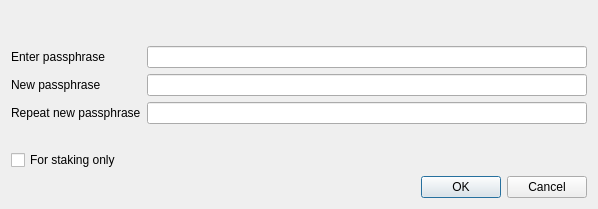
<?xml version="1.0" encoding="UTF-8"?>
<ui version="4.0">
 <class>AskPassphraseDialog</class>
 <widget class="QDialog" name="AskPassphraseDialog">
  <property name="geometry">
   <rect>
    <x>0</x>
    <y>0</y>
    <width>598</width>
    <height>209</height>
   </rect>
  </property>
  <property name="sizePolicy">
   <sizepolicy hsizetype="Preferred" vsizetype="Minimum">
    <horstretch>0</horstretch>
    <verstretch>0</verstretch>
   </sizepolicy>
  </property>
  <property name="minimumSize">
   <size>
    <width>550</width>
    <height>0</height>
   </size>
  </property>
  <property name="windowTitle">
   <string>Passphrase Dialog</string>
  </property>
  <property name="autoFillBackground">
   <bool>true</bool>
  </property>
  <property name="locale">
   <locale language="English" country="UnitedStates"/>
  </property>
  <layout class="QVBoxLayout" name="verticalLayout">
   <item>
    <widget class="QLabel" name="warningLabel">
     <property name="textFormat">
      <enum>Qt::RichText</enum>
     </property>
     <property name="wordWrap">
      <bool>true</bool>
     </property>
    </widget>
   </item>
   <item>
    <layout class="QFormLayout" name="formLayout">
     <property name="fieldGrowthPolicy">
      <enum>QFormLayout::AllNonFixedFieldsGrow</enum>
     </property>
     <item row="0" column="0">
      <widget class="QLabel" name="passLabel1">
       <property name="text">
        <string>Enter passphrase</string>
       </property>
      </widget>
     </item>
     <item row="0" column="1">
      <widget class="QLineEdit" name="passEdit1">
       <property name="echoMode">
        <enum>QLineEdit::Password</enum>
       </property>
      </widget>
     </item>
     <item row="1" column="0">
      <widget class="QLabel" name="passLabel2">
       <property name="text">
        <string>New passphrase</string>
       </property>
      </widget>
     </item>
     <item row="1" column="1">
      <widget class="QLineEdit" name="passEdit2">
       <property name="echoMode">
        <enum>QLineEdit::Password</enum>
       </property>
      </widget>
     </item>
     <item row="2" column="0">
      <widget class="QLabel" name="passLabel3">
       <property name="text">
        <string>Repeat new passphrase</string>
       </property>
      </widget>
     </item>
     <item row="2" column="1">
      <widget class="QLineEdit" name="passEdit3">
       <property name="echoMode">
        <enum>QLineEdit::Password</enum>
       </property>
      </widget>
     </item>
     <item row="3" column="1">
      <widget class="QLabel" name="capsLabel">
       <property name="font">
        <font>
         <weight>75</weight>
         <bold>true</bold>
        </font>
       </property>
       <property name="text">
        <string/>
       </property>
       <property name="alignment">
        <set>Qt::AlignCenter</set>
       </property>
      </widget>
     </item>
     <item row="4" column="0">
      <widget class="QCheckBox" name="mintingCheckBox">
       <property name="enabled">
        <bool>true</bool>
       </property>
       <property name="visible">
        <bool>false</bool>
       </property>
       <property name="toolTip">
        <string>Serves to disable trivial use of sendmoney when the OS account is compromised. Provides no real security.</string>
       </property>
       <property name="text">
        <string>For staking only</string>
       </property>
      </widget>
     </item>
    </layout>
   </item>
   <item>
    <widget class="QDialogButtonBox" name="buttonBox">
     <property name="orientation">
      <enum>Qt::Horizontal</enum>
     </property>
     <property name="standardButtons">
      <set>QDialogButtonBox::Cancel|QDialogButtonBox::Ok</set>
     </property>
    </widget>
   </item>
  </layout>
 </widget>
 <resources/>
 <connections>
  <connection>
   <sender>buttonBox</sender>
   <signal>accepted()</signal>
   <receiver>AskPassphraseDialog</receiver>
   <slot>accept()</slot>
   <hints>
    <hint type="sourcelabel">
     <x>248</x>
     <y>254</y>
    </hint>
    <hint type="destinationlabel">
     <x>157</x>
     <y>274</y>
    </hint>
   </hints>
  </connection>
  <connection>
   <sender>buttonBox</sender>
   <signal>rejected()</signal>
   <receiver>AskPassphraseDialog</receiver>
   <slot>reject()</slot>
   <hints>
    <hint type="sourcelabel">
     <x>316</x>
     <y>260</y>
    </hint>
    <hint type="destinationlabel">
     <x>286</x>
     <y>274</y>
    </hint>
   </hints>
  </connection>
 </connections>
</ui>
